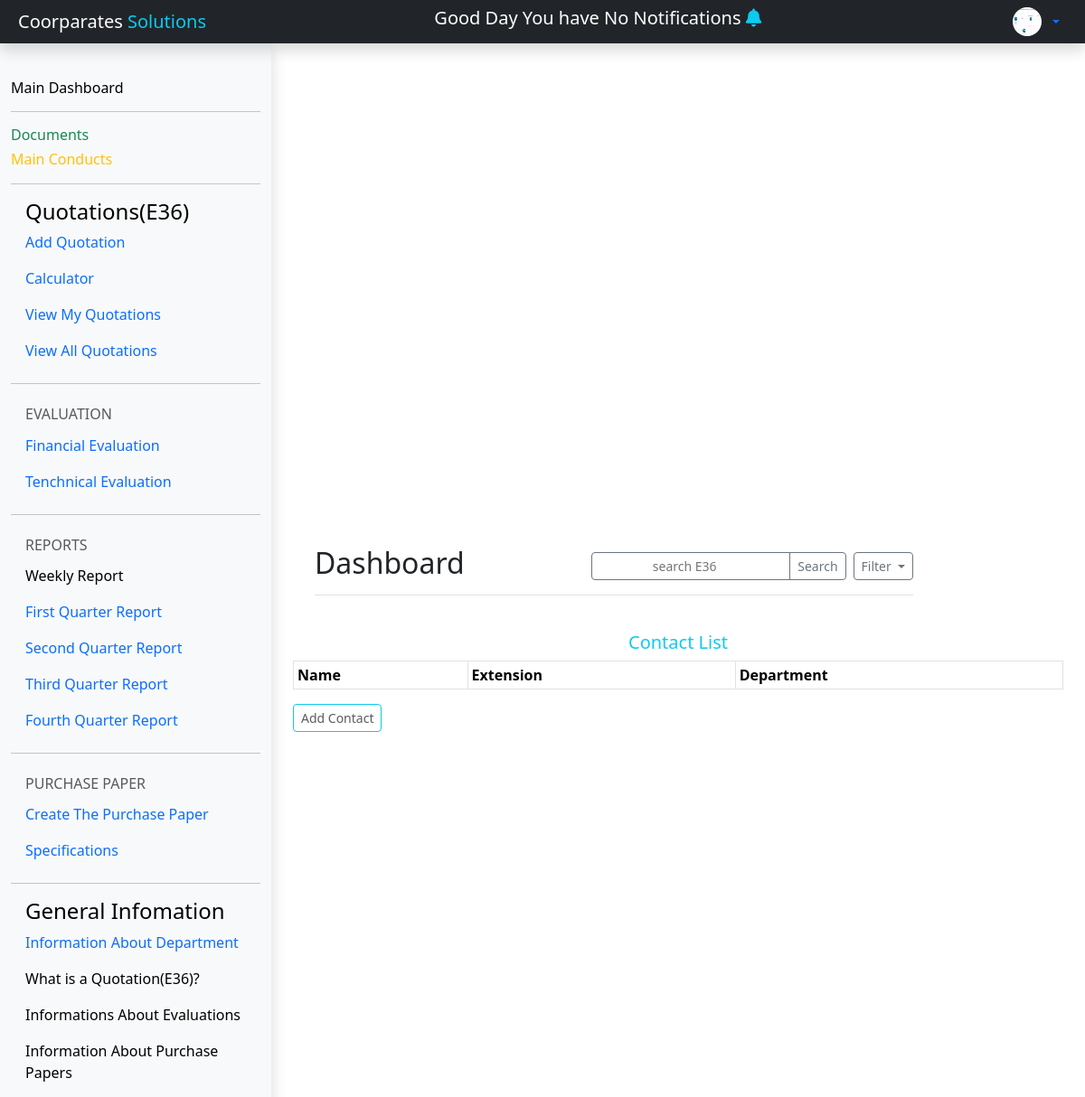
/contacts (upper part), run on an earlier commit of the app's database.
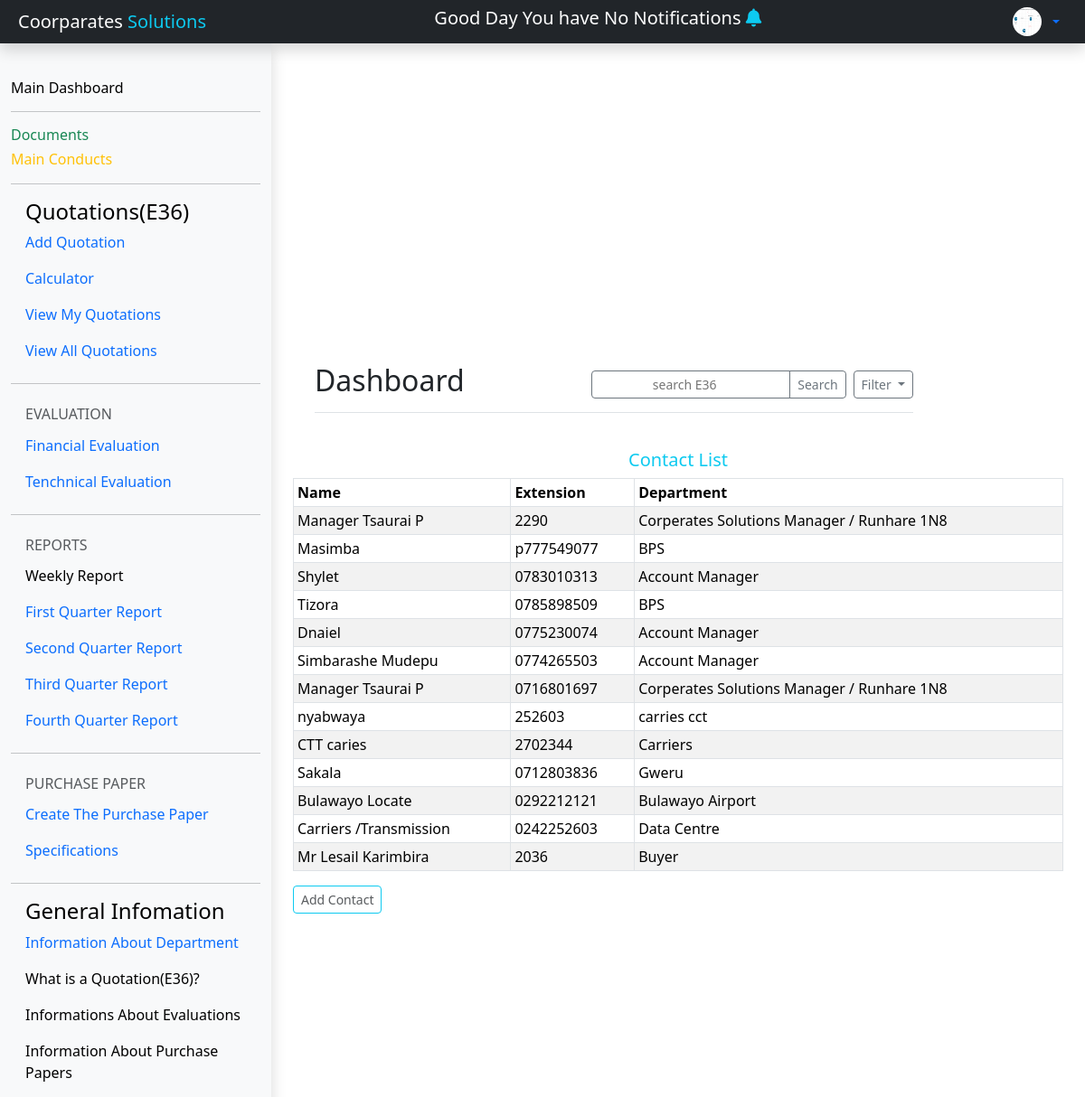
And on a later commit of the database.
### main/models.py (models this page shows, shortened)
class Contacts(models.Model):
    Name = models.CharField(max_length=50,null=True,blank=True)
    Created = models.DateTimeField(_("created at"), auto_now=True, auto_now_add=False ,null=True)
    Extension = models.CharField(max_length=10,null =True,blank=True)
    Department =models.CharField(max_length=50,null=True,blank=True)

### main/views.py (the view)
# urls.py: path('contacts',views.contacts , name ='contacts'),
def contacts(request):
    content = {}
    content={
        'contacts': contact
    }
    return render(request , 'contacts.html',content)

### Templates/contacts.html (shortened to what this page needs)
{% extends 'dashboard.html' %}
 {%block content%}
 {%load static%}
 {% load crispy_forms_tags %}
<head>
</head>
<body>
<main class="col-md-9 col-lg-10 align-content-center px-md-4"
     style="width: 75%">
     <main class="col-md-9  col-lg-10 px-md-4">
      <div class="d-flex justify-content-between flex-wrap flex-md-nowrap align-items-center pt-3 pb-2 mb-3 border-bottom">
        <h1 class="h2">Dashboard</h1>
        <div class="btn-toolbar mb-2 mb-md-0">
          <div class="btn-group me-2">
            <input type="search"  placeholder="search E36" class="btn btn-sm btn-outline-secondary"></input>
            <button type="button" class="btn btn-sm btn-outline-secondary">Search</button>
          </div>
          <button type="button" class="btn btn-sm btn-outline-secondary dropdown-toggle">
            Filter
          </button>
        </div>
      </div>
  </main>
          <div class=" text-start mt-1"
          >
          <br>
              <div class=" text-center">
                <h5  class=" text-info"> Contact List</h5>
              </div>
        <table class="table table-bordered table-striped table-sm">
          <thead>
            <tr class="bg-warning">
              <th scope="col">Name</th>
              <th scope="col">Extension</th>
              <th scope="col">Department</th>
            </tr>
          </thead>
          <tbody>
            {% for data  in contacts %}
            <tr >
              <td >{{data.Name}}</td>
              <td>{{data.Extension}}</td>
              <td>{{data.Department}}</td>
            </tr>
            {%endfor%}
          </tbody>
        </table>
           <div>
            <button class="text-center btn btn-sm btn-outline-info"><a class="nav-link p-0 text-muted" href="{% url 'addContact'%}">Add Contact</a></button>
            <br>
           </div>
          </div>
          <br>
          <br>
 </main>
</body>
{%endblock content%}

### Templates/dashboard.html (shortened to what this page needs)
{% include 'style.html'%}
{%load static %}
  <body>
    <header
      class="navbar navbar-dark sticky-top bg-dark flex-md-nowrap p-1   shadow">
      <a href=""
              class="navbar-brand col-md-3 col-lg-2 me-0 px-3 fs-5">
           Coorparates  <span class="text-info">Solutions</span></a >
       <p class="lead  h6 text-white">Good Day {{user.username}} You have <span>No</span> Notifications <i class="fa fa-bell text-info" aria-hidden="true"></i>
        </p>
     <div class="dropdown me-4">
              <a
                href="#"
                class="d-flex align-items-center text-blue text-decoration-none dropdown-toggle"
                data-bs-toggle="dropdown"
                aria-expanded="false"
              >
                <img
                  src=" {% static '../static/Images/Capture.PNG'%}"
                  alt="profilepicture"
                  width="32"
                  height="32"
                  class="rounded-circle me-2"
                />
              </a>
            </div>
    </header>
    <div class="container-fluid">
  <div class="row">
    <nav id="sidebarMenu" class="col-md-3 col-lg-2 d-md-block bg-light shadow  sidebar collapse" style='width: 25%'>
      <div class="position-sticky pt-3 sidebar-sticky">
        <br>
        <a class="nav-link h5 text-black" href="{% url 'dashboard' %}">
             Main Dashboard
            </a>
            <hr>
            <a class="nav-link h5 text-success" href="{% url 'viewDocuments' %}">
             Documents
            </a>
            <a class="nav-link h5 text-warning" href="{% url 'contacts' %}">
             Main Conducts
            </a>
            <hr>
        <span class="h4 ms-3 text-center mt-5 text-black fs-italic">Quotations(E36)</span>
        <ul class="nav flex-column">
          <li class="nav-item ">
            <a class="nav-link " href="{% url 'addE36' %}">
             Add Quotation
            </a>
            <a class="nav-link " href="{% url 'Calculator' %}">
            Calculator
            </a>
            <a class="nav-link " href="{% url 'viewMyE36' %}">
             View  My Quotations
            </a>
              <a class="nav-link " href="{% url 'viewE36' %}">
             View All Quotations
            </a>
          </li>
        </ul>
        <hr>
        <h6 class="sidebar-heading d-flex justify-content-between align-items-center px-3 mt-4 mb-1 text-muted text-uppercase">
          <span>Evaluation</span>
        </h6>
        <ul class="nav flex-column mb-2">
          <li class="nav-item">
            <a class="nav-link" href="#">
              Financial Evaluation
            </a>
          </li>
          <li class="nav-item">
            <a class="nav-link" href="#">
             Tenchnical Evaluation
            </a>
          </li>
        </ul>
        <hr>
        <h6 class="sidebar-heading d-flex justify-content-between align-items-center px-3 mt-4 mb-1 text-muted text-uppercase">
          <span>Reports</span>
        </h6>
        <ul class="nav flex-column mb-2">
          <li class="nav-item">
            <a class="nav-link text-black"  href="{% url 'weekly' %}">
              Weekly Report
            </a>
          </li>
          <li class="nav-item">
            <a class="nav-link" href="#">
              First Quarter Report
            </a>
          </li>
          <li class="nav-item">
            <a class="nav-link" href="#">
             Second Quarter Report
            </a>
          </li>
          <li class="nav-item">
            <a class="nav-link" href="#">
              Third Quarter Report
            </a>
          </li>
          <li class="nav-item">
            <a class="nav-link" href="#">
              Fourth Quarter Report
            </a>
          </li>
        </ul>
        <hr>
        <h6 class="sidebar-heading d-flex justify-content-between align-items-center px-3 mt-4 mb-1 text-muted text-uppercase">
          <span>Purchase Paper</span>
        </h6>
        <ul class="nav flex-column mb-2">
          <li class="nav-item">
            <a class="nav-link" href="#">
             Create The Purchase Paper
            </a>
          </li>
          <li class="nav-item">
            <a class="nav-link" href="#">
              Specifications
            </a>
          </li>
        </ul>
        <hr>
             <span class="h4 ms-3 text-center mt-5 text-black fs-italic">General Infomation</span>
        <ul class="nav flex-column">
          <li class="nav-item text-white">
            <a class="nav-link " href="">
            Information About Department
            </a>
            <a class="nav-link text-black" href="{% url 'what_is_e36' %}">
              What is a Quotation(E36)?
            </a>
            <a class="nav-link text-black" href="{% url 'what_is_e36' %}">
             Informations About Evaluations
            </a>
            <a class="nav-link text-black"  href="{% url 'stepsToFollow' %}">
             Information About Purchase Papers
            </a>
          </li>
      </ul>
      </div>
    </nav>
    {% block content %} {% endblock content %}
  </body>
</html>

### Templates/style.html (shortened to what this page needs)
{%load static %}
<html lang="en">
  <head>
    <link href="https://cdn.jsdelivr.net/npm/bootstrap@5.3.1/dist/css/bootstrap.min.css" rel="stylesheet"
>
   <link rel="stylesheet" href="../static/node_modules/bootstrap/dist/css/bootstrap.min.css">
    <link
      rel="stylesheet"
      href="https://cdnjs.cloudflare.com/ajax/libs/font-awesome/6.1.2/css/fontawesome.min.css"
    />
    <link
      rel="stylesheet"
      href="https://cdnjs.cloudflare.com/ajax/libs/font-awesome/6.1.2/css/all.min.css"
    />
    <link
      rel="stylesheet"
      href="https://cdnjs.cloudflare.com/ajax/libs/font-awesome/6.1.2/css/brands.min.css"
    />
    <link
      rel="stylesheet"
      href="https://cdnjs.cloudflare.com/ajax/libs/font-awesome/6.1.2/css/fontawesome.min.css"
    />
  </head>
</html>

What changed in the data, as far as the page shows it:
added Contacts: Name "Manager Tsaurai P", Extension "2290", Department "Corperates Solutions Manager / Runhare 1N8"
added Contacts: Name "Masimba", Extension "p777549077", Department "BPS"
added Contacts: Name "Shylet", Extension "0783010313", Department "Account Manager"
added Contacts: Name "Tizora", Extension "0785898509", Department "BPS"
added Contacts: Name "Dnaiel", Extension "0775230074", Department "Account Manager"
added Contacts: Name "Simbarashe Mudepu", Extension "0774265503", Department "Account Manager"
added Contacts: Name "Manager Tsaurai P", Extension "0716801697", Department "Corperates Solutions Manager / Runhare 1N8"
added Contacts: Name "nyabwaya", Extension "252603", Department "carries cct"
added Contacts: Name "CTT caries", Extension "2702344", Department "Carriers"
added Contacts: Name "Sakala", Extension "0712803836", Department "Gweru"
added Contacts: Name "Bulawayo Locate", Extension "0292212121", Department "Bulawayo Airport"
added Contacts: Name "Carriers /Transmission", Extension "0242252603", Department "Data Centre"
added Contacts: Name "Mr Lesail Karimbira", Extension "2036", Department "Buyer"
